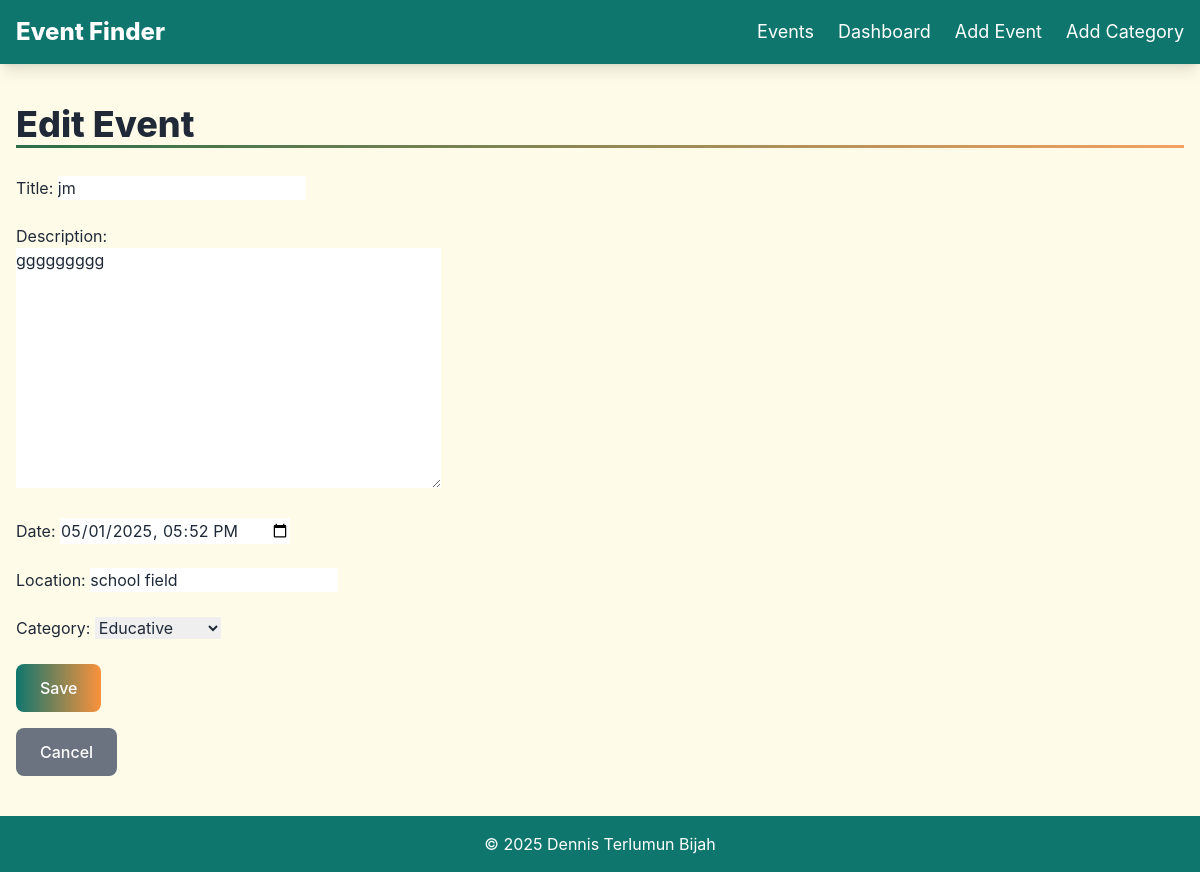
The page /edit/7/ on the database its author committed.
### events/models.py (models this page shows, shortened)
class Event(models.Model):
    title = models.CharField(max_length=100)
    description = models.TextField()
    date = models.DateTimeField()
    location = models.CharField(max_length=200)
    category = models.ForeignKey(Category, on_delete=models.CASCADE)
    created_at = models.DateTimeField(auto_now_add=True)

### events/views.py (the view)
# urls.py: path('edit/<int:pk>/', views.event_edit, name='event_edit'),
def event_edit(request, pk):
    event = get_object_or_404(Event, pk=pk)
    if request.method == 'POST':
        form = EventForm(request.POST, instance=event)
        if form.is_valid():
            form.save()
            return redirect('event_list')
    else:
        form = EventForm(instance=event)
    return render(request, 'events/event_form.html', {'form': form, 'title': 'Edit Event'})

### events/forms.py
class EventForm(forms.ModelForm):
    class Meta:
        model = Event
        fields = ['title', 'description', 'date', 'location', 'category']
        widgets = {
            'date': forms.DateTimeInput(attrs={'type': 'datetime-local'}),
        }

### events/models.py (called while the page is built)
    def __str__(self):
        return self.name

### templates/events/event_form.html (shortened to what this page needs)
{% extends 'events/base.html' %}
{% block content %}
<h2 class="text-3xl md:text-4xl font-extrabold text-gray-800 section-heading mb-8">{{ title }}</h2>
<form method="post" class="space-y-6 max-w-lg">
    {{ form.as_p }}
    <button type="submit" class="bg-gradient-to-r from-teal-700 to-orange-400 text-white px-6 py-3 rounded-lg font-medium hover:from-teal-800 hover:to-orange-500 transition-all duration-300 w-full sm:w-auto">Save</button>
</form>
<a href="{% url 'event_list' %}" class="inline-block mt-4 bg-gray-500 text-white px-6 py-3 rounded-lg font-medium hover:bg-gray-600 transition-colors duration-300">Cancel</a>
{% endblock %}

### templates/events/base.html (style rules this page uses)
body { font-family: 'Inter', sans-serif; }
.section-heading { position: relative; }
.section-heading::after { content: ''; position: absolute; bottom: -4px; left: 0; width: 100%; height: 3px; background: linear-gradient(to right, #2C6E49, #F4A261); }

### rows shown on the page
Event: title "jm", description "ggggggggg", date "05/01/2025 17:52", location "school field", category "Educative"

### other values the page prints
{{ title }} "Edit Event"
